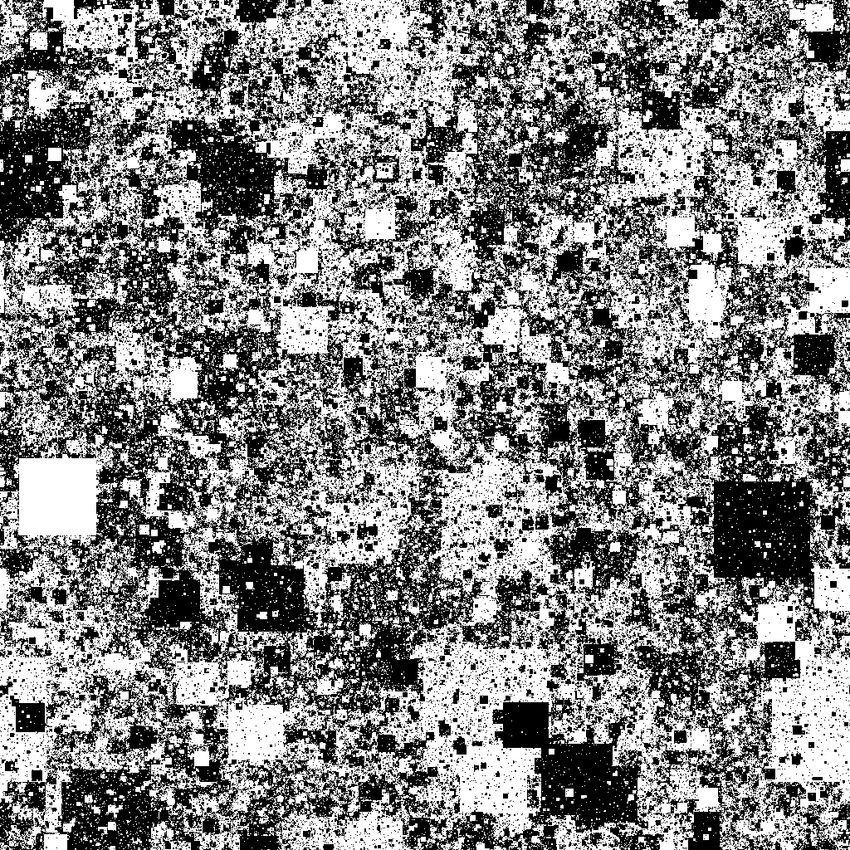
#> input picture Images/test_image.png, 850 x 850 px, found by its file name
$ python algorithm1.py
#> lines starting #> are read from the running program, lines starting #| are printed output that depends on the picture
import cv2
import numpy as np
from matplotlib import pyplot as plt
from wand.image import Image

# Ottieni immagine centrata in 769x769
def img_center(image):
    altezza, larghezza = image.shape[:2]
    x_inizio = (larghezza - 769) // 2
    y_inizio = (altezza - 769) // 2
    x_fine = x_inizio + 769
    y_fine = y_inizio + 769

    center = image[y_inizio:y_fine, x_inizio:x_fine]

    return center


# Esegui lo slicing delle quattro sottoporzioni
def subimage(image):

    hr_1 = image[0:768, 0:768]               # inizia da (0,0) e si estende fino a (768, 768)
    hr_2 = image[0:768, 1:769]               # inizia da (0,1) e si estende fino a (768, 769)
    hr_3 = image[1:769, 0:768]
    hr_4 = image[1:769, 1:769]

    return hr_1, hr_2, hr_3, hr_4


# Immagini LR
def low_resolution(images_hr, M):
    images_lr = []
    for image_hr in images_hr:
        # Creazione di un'immagine vuota LR
        image_lr = np.zeros_like(image_hr[::M, ::M])

        # Iterazione su righe e colonne delle immagini HR di passo 2 (M)
        for i in range(0, 768, M):
            for j in range(0, 768, M):

                # Calcolo dell'indice corrispondente nelle immagini LR
                k = i // M
                l = j // M

                # Calcolo della media nell'intorno MxM e assegnazione a lr_image
                image_lr[k, l] = int(image_hr[i:i+M, j:j+M].mean())

        # Aggiunta di lr_image alla lista di immagini LR
        images_lr.append(image_lr)

    return images_lr

# Aggiungi rumore alle immagini LR
def add_noise(images):
    images_noise = []
    for image in images:

        # Converti l'immagine in oggetto Wand Image
        img = Image.from_array(image)

        # Applica il rumore gaussiano
        img.noise(noise_type='gaussian', attenuate=5)

        # Converte l'immagine di Wand Image a numpy array
        noisy_image = np.array(img)

        images_noise.append(noisy_image)

    return images_noise


# Estrai i punti chiave e i descrittori
# [22 lines left out: function sift_features, not called in this run]


# Le coppie sono tuple di due elementi, e x[0] rappresenta il primo elemento di ciascuna coppia,
# che è un oggetto che ha un attributo .distance rappresentante la distanza della corrispondenza.
# In questo modo, ordiniamo le coppie in base alla distanza.
def get_distance(x):
    return x[0].distance


# calcola la media degli angoli di inclinazione delle coppie cioè l'angolo di riferimento
# [188 lines left out: functions angle_reference, filter_matches, flann_matching, filter_distance, calculate_distance, mapping and 1 more, not called in this run]


# -------------------------- MAIN ----------------------------------------------------------------
# IMAGES SELECTION BASED ON SFME ------------------------------------------------------------------

# Carica un'immagine ad alta risoluzione
image_hr = cv2.imread("/home/camilla/Scrivania/Tesi/Images/test_image.png", cv2.IMREAD_GRAYSCALE)
#> image_hr is the input picture: shape (850, 850); min 0, max 255, mean 130.8

# Ritaglia il centro dell'immagine 769x769
center = img_center(image_hr)
#> in img_center, `center = image[y_inizio:y_fine, x_inizio:x_fine]`:
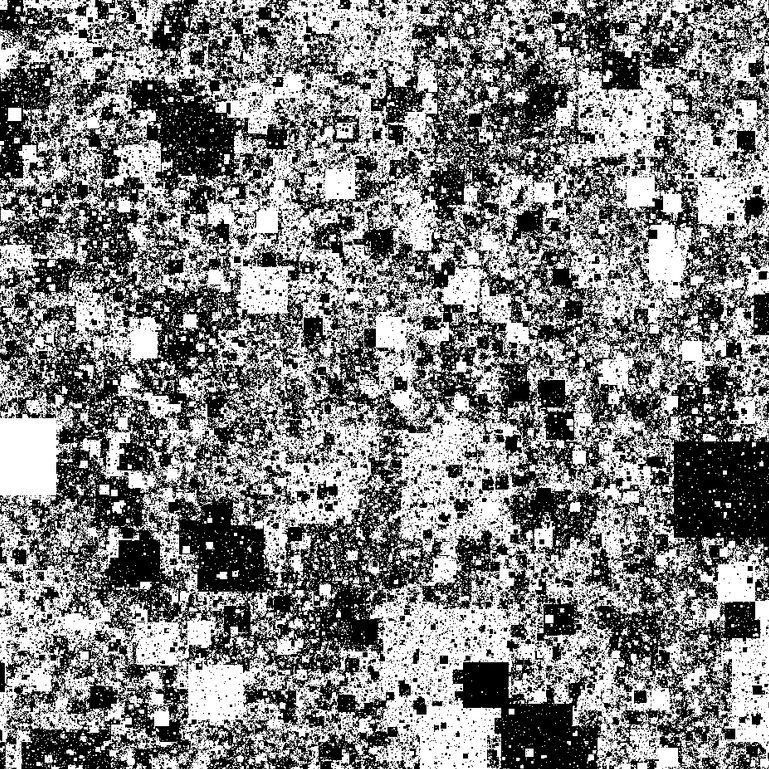
#> center: shape (769, 769); min 0, max 255, mean 129.7

plt.figure(figsize=(12, 8))

# Immagine originale
plt.subplot(121)
plt.title("Immagine HR (850x850)")
plt.imshow(image_hr, cmap='gray')

# Immagine tagliata
plt.subplot(122)
plt.title("Immagine HR (769x769)")
plt.imshow(center, cmap='gray')

plt.show()

# 4 immagini hr 768x768
images_hr = subimage(center)
#> in subimage, `hr_1 = image[0:768, 0:768]`:
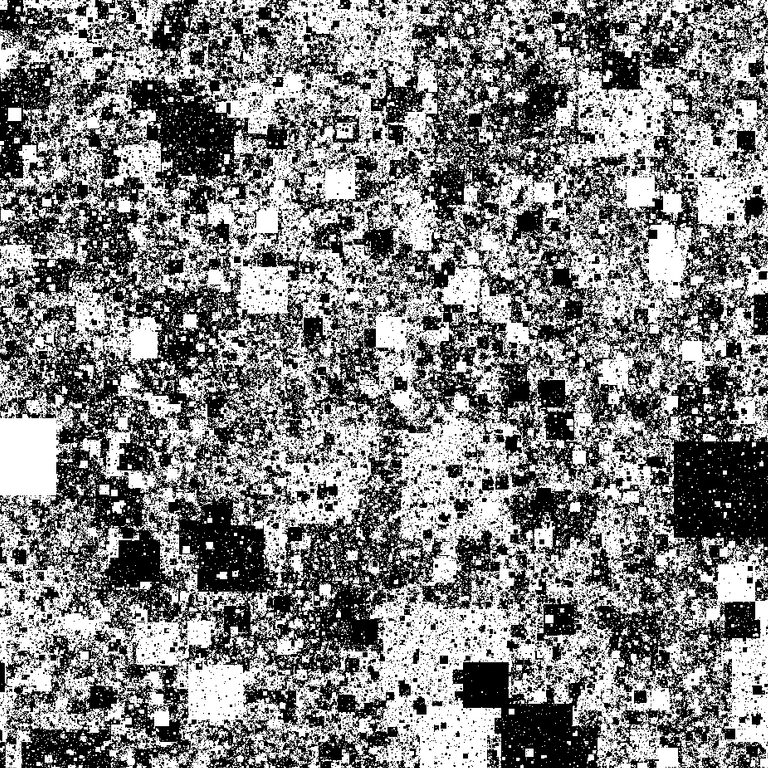
#> hr_1: shape (768, 768); min 0, max 255, mean 129.7
#> in subimage, `hr_2 = image[0:768, 1:769]`:
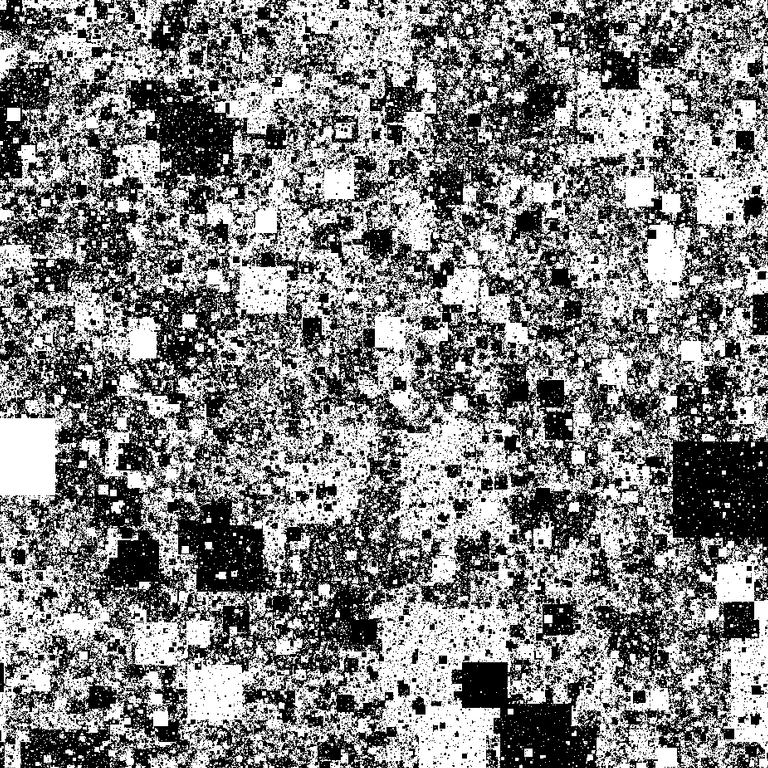
#> hr_2: shape (768, 768); min 0, max 255, mean 129.7
#> in subimage, `hr_3 = image[1:769, 0:768]`:
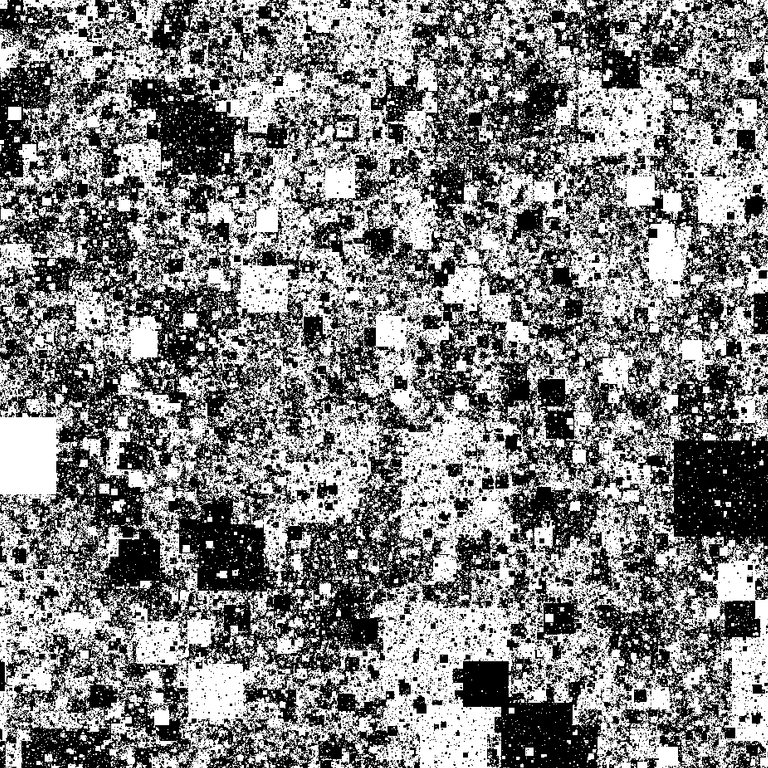
#> hr_3: shape (768, 768); min 0, max 255, mean 129.7
#> in subimage, `hr_4 = image[1:769, 1:769]`:
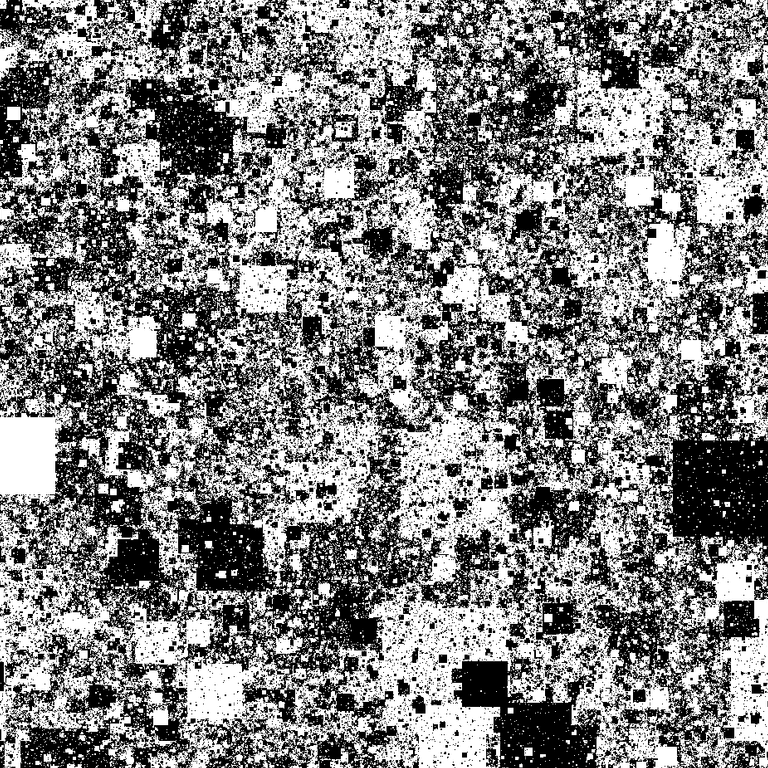
#> hr_4: shape (768, 768); min 0, max 255, mean 129.7

plt.figure(figsize=(12, 8))
if images_hr is not None:
    for i, image_hr in enumerate(images_hr, 1):
        plt.subplot(2, 2, i)
        plt.imshow(image_hr, cmap='gray')
        plt.title(f"HR_{i} (768x 768)")
#> this loop made 4 passes

plt.show()


# Size dell'intorno [MxM] del pixel in cui effettuare la media dei valori
M = 2

# Simula immagini a bassa risoluzione
images_lr = low_resolution(images_hr, M)
#> the loop in low_resolution, `for image_hr in images_hr: # Creazione di un'immagine vuota LR` made 4 passes
#> after the loop in low_resolution, `for image_hr in images_hr:`:
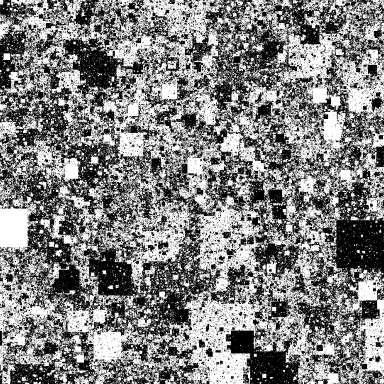
#> image_lr: shape (384, 384); min 0, max 255, mean 129.4
#> after the loop in low_resolution, `for image_hr in images_hr:`: images_lr = 4 items
#> images_lr = 4 items
plt.figure(figsize=(12, 8))
if images_lr is not None:
    for i, image_lr in enumerate(images_lr, 1):
        plt.subplot(2, 2, i)
        plt.imshow(image_lr, cmap='gray')
        plt.title(f"LR_{i} (384x384)")

plt.show()
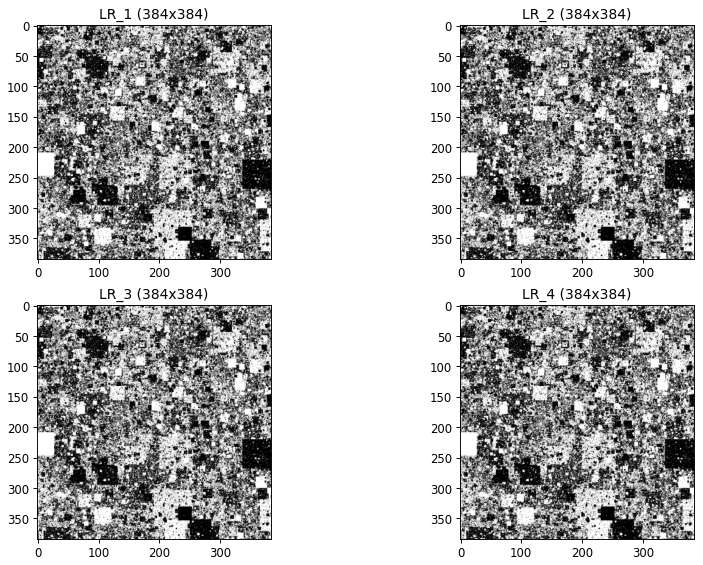
#> figure drawn by matplotlib, 4 panels
#> the loop in add_noise, `for image in images:  # Converti l'immagine in oggetto Wand Image` made 1 pass
#> after the loop in add_noise, `for image in images:`: images_noise = []


# Aggiungi rumore alle immagini LR
#> (the run stopped early here; a loop or call above may not have finished)
